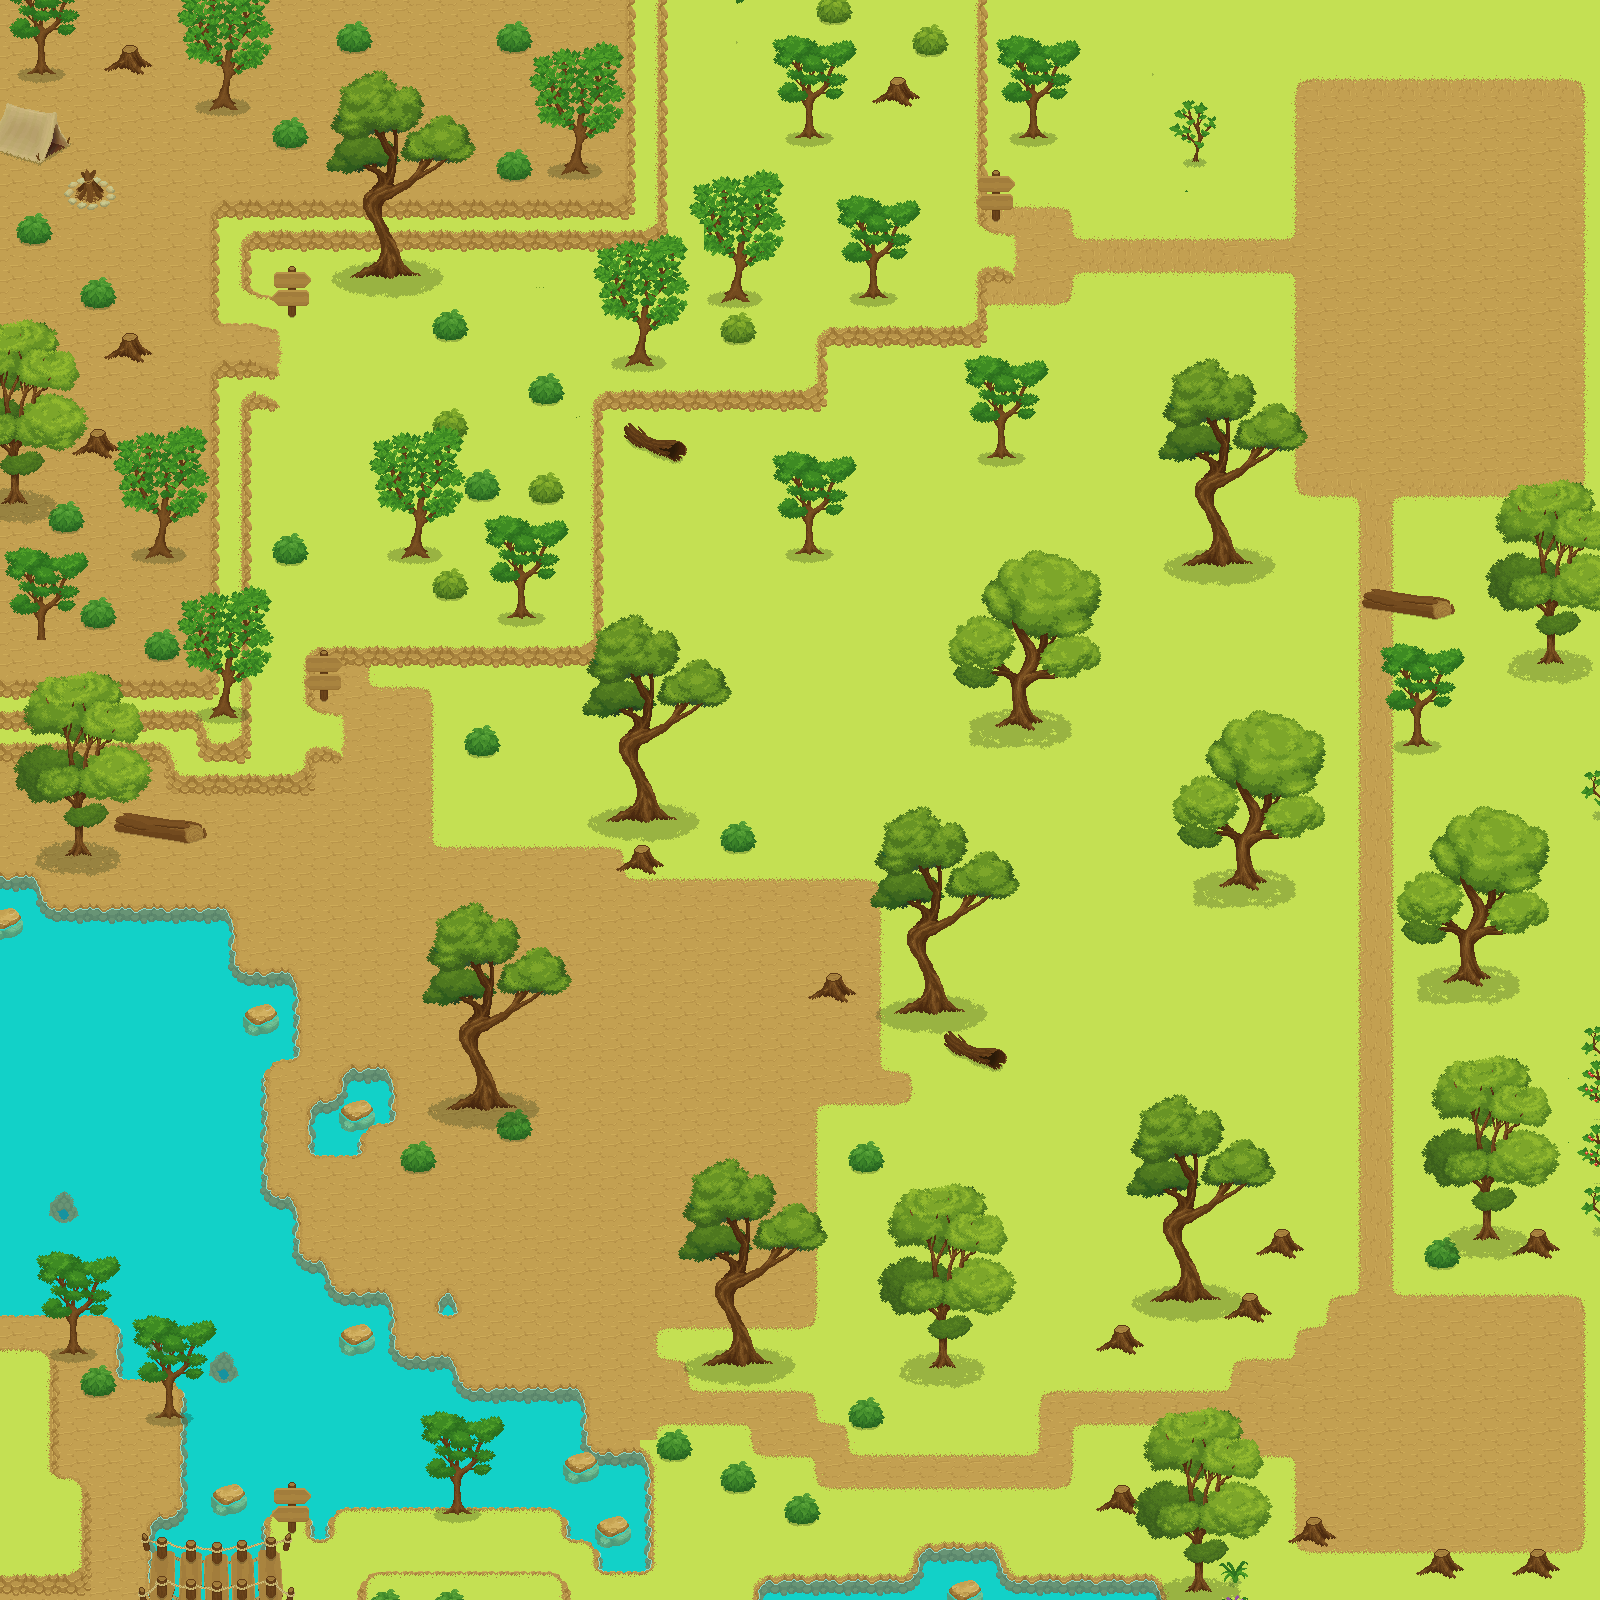

Rendered tile map (Tiled .tmx) drawn with the repository's tilesets; below, a short description and the map source with its tile grids summarised:
An orthogonal 50x50 tile map with 32x32 px tiles, 4 tile layers (ground, ground relief, object passif, object collision), 2 tilesets and 8 objects (6x zone interdit, zone interdit , zone inetrdit).

<map version="1.10" tiledversion="1.11.0" orientation="orthogonal" renderorder="right-down" width="50" height="50" tilewidth="32" tileheight="32" infinite="0" nextlayerid="7" nextobjectid="15">
 <tileset firstgid="1" name="assets" tilewidth="32" tileheight="32" tilecount="432" columns="16">
  <image source="tilesets/assets.png" width="512" height="864" />
 </tileset>
 <tileset firstgid="433" name="tiles" tilewidth="32" tileheight="32" tilecount="156" columns="13">
  <image source="tilesets/tiles.png" width="416" height="384" />
 </tileset>
 <layer id="2" name="ground" width="50" height="50" locked="1">
  <data>[2500 cells, 2500 non-empty, 42 distinct tile ids]</data>
 </layer>
 <layer id="6" name="ground relief" width="50" height="50" locked="1">
  <data>[2500 cells, 447 non-empty, 44 distinct tile ids]</data>
 </layer>
 <layer id="5" name="object passif" width="50" height="50" locked="1">
  <data>[2500 cells, 233 non-empty, 36 distinct tile ids]</data>
 </layer>
 <layer id="3" name="object collision" width="50" height="50" locked="1">
  <data>[2500 cells, 935 non-empty, 175 distinct tile ids]</data>
 </layer>
 <objectgroup id="4" name="colisions" class="zone interdit" locked="1" offsetx="5" offsety="3.5">
  <object id="2" name="zd" type="zone interdit" x="3" y="862">
   <polygon points="0,0 64,32 219,34 238.069,52.8276 238,98 297,98 300,189 271,224 273,320 292,327 300,342 303,381 341,411 392,419 402,479 457,484 474,509 570,512 594,532 598,574 639,576 654,603 655,698 645,707 596,708 591,686 560,675 556,652 550,647 477,647 460,651 432,647 387,645 345,646 325,669 267,687 241,691 203,694 157,686 144,673 154,654 180,645 179,595 179,561 146,560 128,513 114,512 114,483 56,502 54,564 55,609 80,616 78,678 78,740 0,737" />
  </object>
  <object id="3" name="zc" type="zone interdit " x="361" y="1602">
   <polygon points="0,0 3,-24 22,-30 184,-29 201,-19 202,-5 200,1" />
  </object>
  <object id="4" name="zb" type="zone interdit" x="754" y="1600">
   <polygon points="0,0 13,-23 152,-25 165,-47 207,-49 237,-49 258,-21 392,-21 407,3 26,4" />
  </object>
  <object id="5" name="za" type="zone inetrdit" x="383" y="1066.67">
   <polygon points="0,0 -34.3333,0.333333 -42.6667,16.3333 -47,30.6667 -66,32 -75.6667,50.3333 -75,69.3333 -75.3333,88.6667 -52.3333,87.6667 -30.3333,88.6667 -21.3333,86.3333 -19.6667,64.3333 -2,57 10,55.6667 17,38.3333 9.33333,24.3333 8.33333,6.33333" />
  </object>
  <object id="6" name="ze" type="zone interdit" x="3" y="760">
   <polygon points="0,0 154,0 168,28 303,28 312,-3 334,-1 334,-8 310,-12 298,5 261,12 239,7 243,-352 273,-355 270,-384 218,-392 206,-79 -5,-85" />
  </object>
  <object id="8" name="zf" type="zone interdit" x="313" y="702">
   <polygon points="0,0 -13,-16 -3,-50 265,-56 282,-65 281,-299 295,-313 497,-319 508,-367 655,-382 666,-429 695,-432 701,-422 674,-422 670,-355 515,-353 512,-290 298,-293 294,-27 39,-30 38,2" />
  </object>
  <object id="9" name="zg" type="zone interdit" x="278" y="329">
   <polygon points="0,0 -61,-10 -63,-121 350,-128 349,-327 390,-328 391,-91 361.5,-75 -19,-77.5 38,-78.5 37.5,-7" />
  </object>
  <object id="10" name="zh" type="zone interdit" x="1010.67" y="233.333">
   <polygon points="0,0 -28,-14.6667 -25.3333,-141.333 -28,-234.667 -5.33333,-230.667" />
  </object>
 </objectgroup>
</map>
